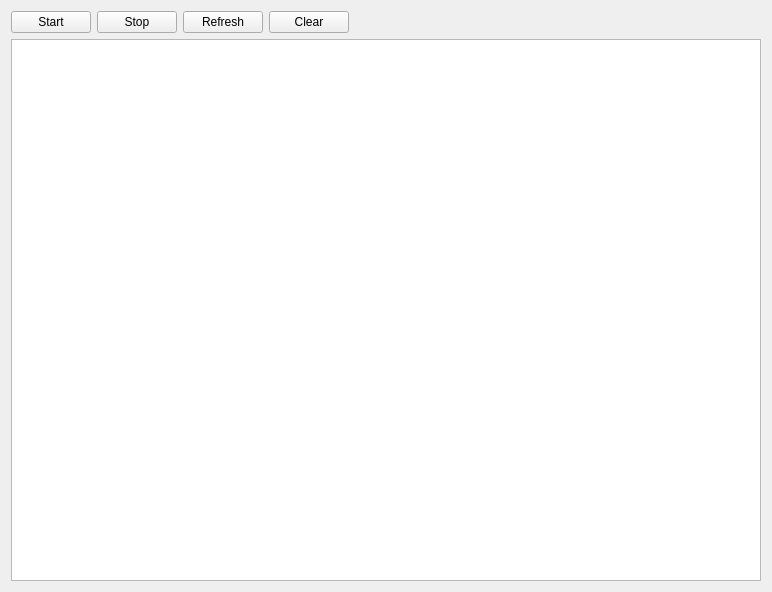
<?xml version="1.0" encoding="UTF-8"?>
<ui version="4.0">
 <class>ModuleMonWindowClass</class>
 <widget class="QWidget" name="ModuleMonWindowClass">
  <property name="geometry">
   <rect>
    <x>0</x>
    <y>0</y>
    <width>772</width>
    <height>592</height>
   </rect>
  </property>
  <property name="windowTitle">
   <string>ModuleMonWindow</string>
  </property>
  <layout class="QVBoxLayout" name="verticalLayout">
   <item>
    <layout class="QHBoxLayout" name="horizontalLayout">
     <item>
      <widget class="QPushButton" name="ModuleMonStartBtn">
       <property name="text">
        <string>Start</string>
       </property>
      </widget>
     </item>
     <item>
      <widget class="QPushButton" name="ModuleMonStopBtn">
       <property name="text">
        <string>Stop</string>
       </property>
      </widget>
     </item>
     <item>
      <widget class="QPushButton" name="ModuleMonRefreshBtn">
       <property name="text">
        <string>Refresh</string>
       </property>
      </widget>
     </item>
     <item>
      <widget class="QPushButton" name="ModuleMonClearBtn">
       <property name="text">
        <string>Clear</string>
       </property>
      </widget>
     </item>
     <item>
      <spacer name="horizontalSpacer">
       <property name="orientation">
        <enum>Qt::Horizontal</enum>
       </property>
       <property name="sizeHint" stdset="0">
        <size>
         <width>40</width>
         <height>20</height>
        </size>
       </property>
      </spacer>
     </item>
    </layout>
   </item>
   <item>
    <widget class="QTableView" name="ModuleMon_TableView"/>
   </item>
  </layout>
 </widget>
 <layoutdefault spacing="6" margin="11"/>
 <resources/>
 <connections/>
</ui>
